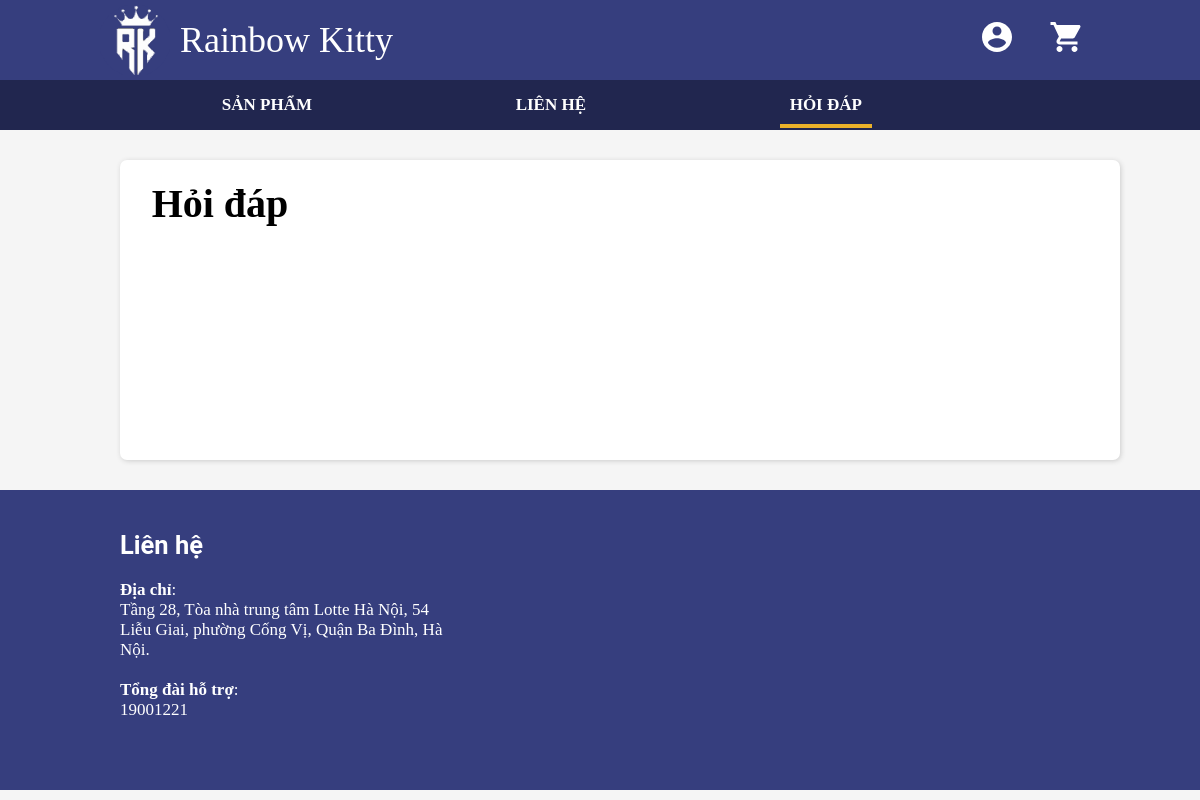
The app's page /public/qna.php, older data.
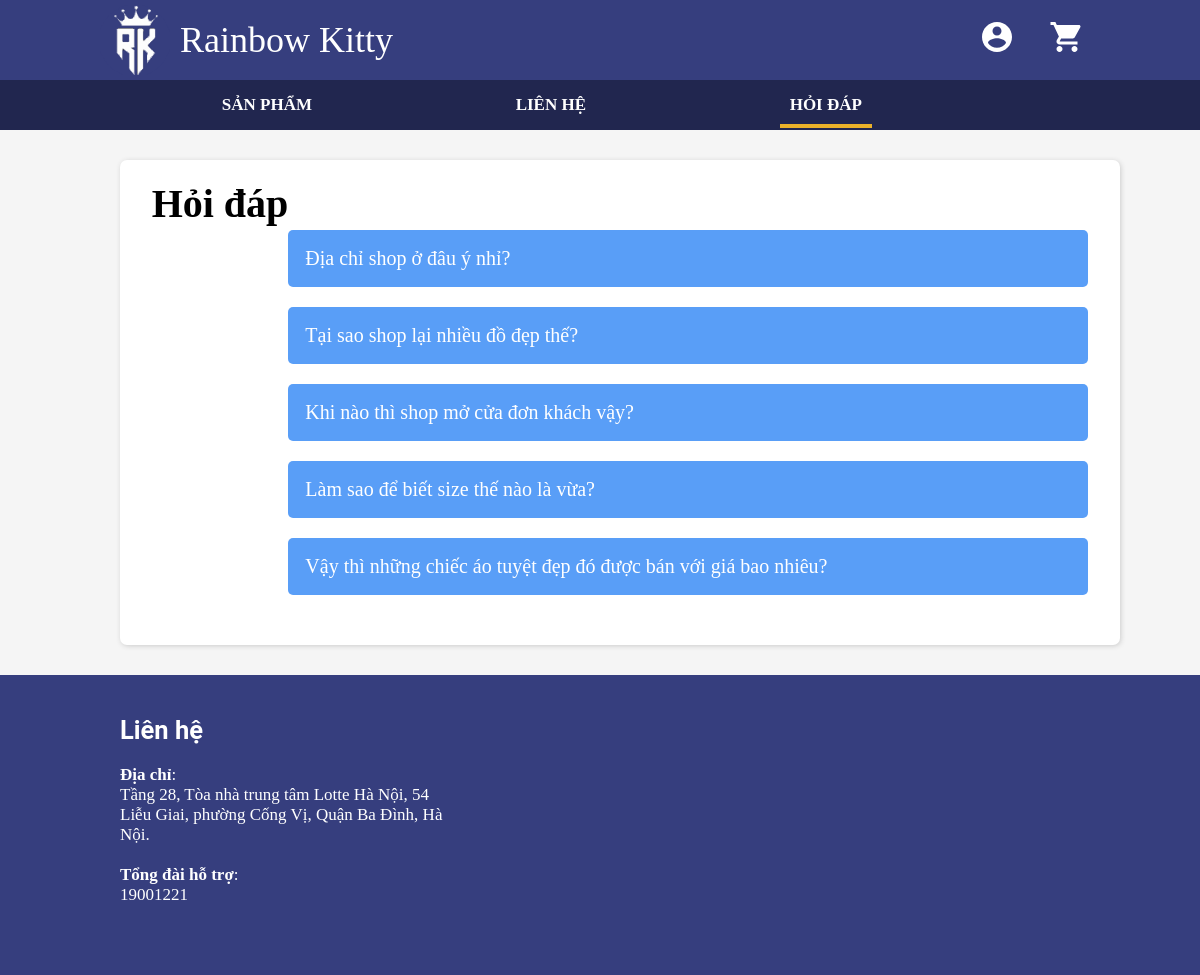
The same page, newer data.
### tables this page shows
CREATE TABLE `qna` (
  `id` int(11) NOT NULL,
  `question` text NOT NULL,
  `answer` text NOT NULL
);

### config/db.php (called while the page is built, shortened)
<?php
function sql_query(string $query_msg) {
    $connect = mysqli_connect(
        SERVER_NAME,
        USERNAME,
        PASSWORD,
        DB_NAME
    );
    mysqli_set_charset($connect, "utf8");
    $result = mysqli_query($connect, $query_msg) or trigger_error(mysqli_error($connect), E_USER_ERROR);
    return $result;
}

### public/qna.php (the view, shortened to what this page needs)
<?php
$root_path = $_SERVER["DOCUMENT_ROOT"];
require_once($root_path . "/config/db.php");
$qnas = sql_query("
        select *
        from qna;
    ");
?>
<!DOCTYPE html>
<html lang="en">
<head>
    <link rel="stylesheet" href="/public/templates/css/all.css">
</head>
<body>
    <?php require_once($root_path . '/public/templates/ui/header.php'); ?>
    <?php require_once($root_path . '/public/templates/ui/menu.php'); ?>
    <div class="panel">
        <div style="color: black; padding-top: 20px;">
            <h1>Hỏi đáp</h1>
        </div>
        <div class="content">
            <?php foreach ($qnas as $qna) : ?>
                <div id="question<?php echo $qna['id'] ?>" class="question" onclick="show_answer(<?php echo $qna['id'] ?>)">
                    <?= $qna['question'] ?>
                </div>
            <?php endforeach ?>
        </div>
    </div>
    <?php require_once($root_path . '/public/templates/ui/footer.php'); ?>
</body>
</html>

Row changes from the older to the newer data that the page shows:
added qna: question "Địa chỉ shop ở đâu ý nhỉ?"
added qna: question "Tại sao shop lại nhiều đồ đẹp thế?"
added qna: question "Khi nào thì shop mở cửa đơn khách vậy?"
added qna: question "Làm sao để biết size thế nào là vừa?"
added qna: question "Vậy thì những chiếc áo tuyệt đẹp đó được bán với giá bao nhiêu?"
